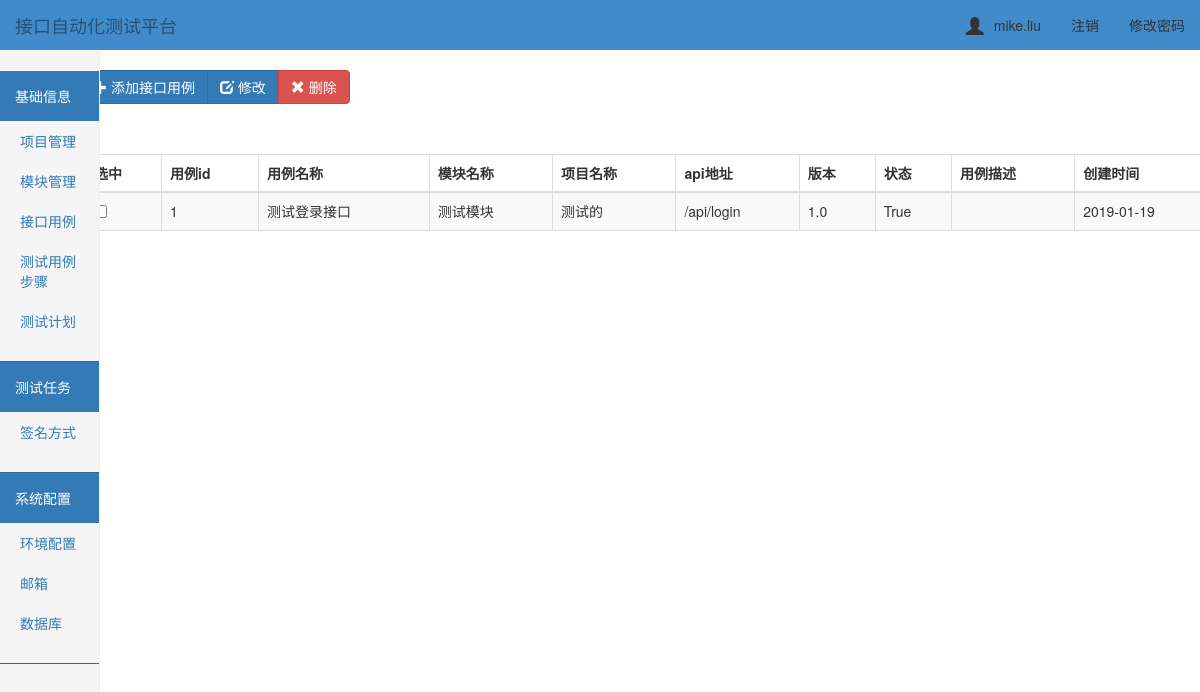
/api_case/ (signed in), run on an earlier commit of the app's database.
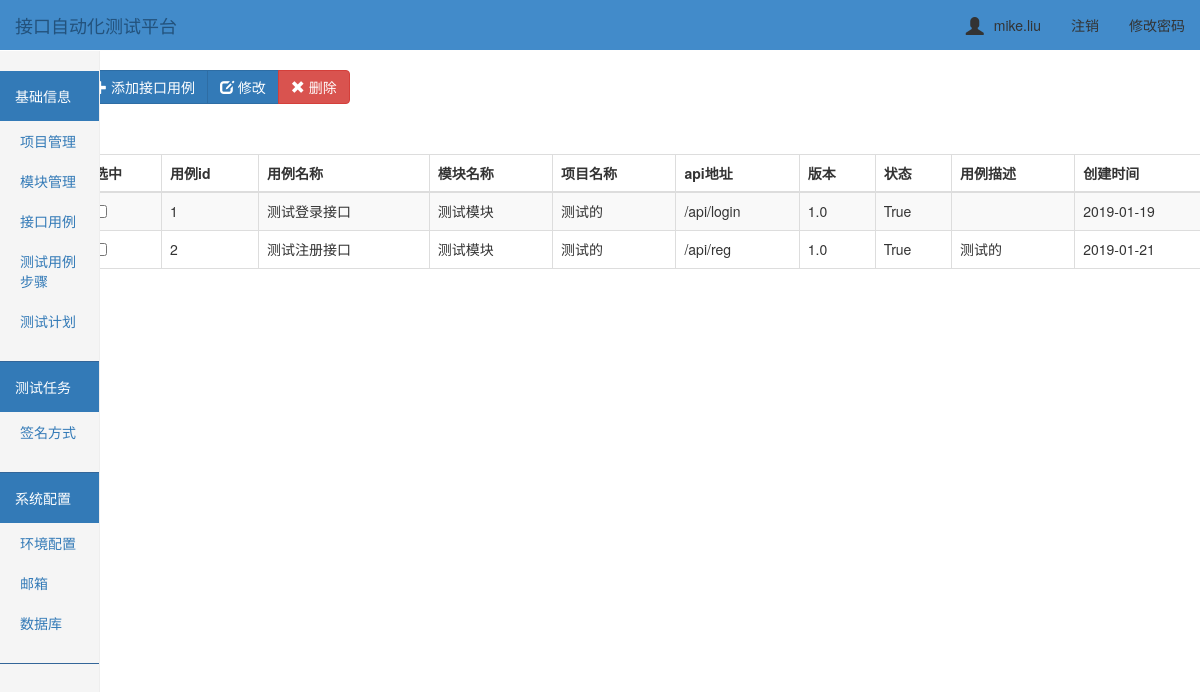
And on a later commit of the database.
### ApiTest/models.py (models this page shows, shortened)
class TestCase(models.Model):
    case_id = models.AutoField(primary_key=True, null=False)
    case_name = models.CharField('用例名称', max_length=64)
    api = models.CharField('接口url地址', max_length=128)
    status = models.BooleanField()
    case_weights = models.CharField('用例优先级', max_length=32)
    version = models.CharField('接口版本', max_length=32)
    modules = models.ForeignKey('Modules', on_delete=models.CASCADE)
    project = models.ForeignKey('Project', on_delete=models.CASCADE)
    case_desc = models.CharField('用例描述', max_length=256)
    create_time = models.DateTimeField('创建时间', auto_now=True)  # 创建时间
    update_time = models.DateTimeField('更新时间', auto_now=True)

class Modules(models.Model):
    project = models.ForeignKey(Project, on_delete=models.CASCADE)      # 关联项目表id
    modules_name = models.CharField('模块名称', max_length=32)
    testers = models.CharField('测试负责人', max_length=256)  # 项目负责人
    developer = models.CharField('开发负责人', max_length=256)
    status = models.BooleanField()
    modules_desc = models.CharField('模块描述', max_length=256)
    create_time = models.DateTimeField('创建时间', auto_now=True)  # 创建时间
    def __str__(self):
        return self.modules_name

class Project(models.Model):
    prj_id = models.AutoField(primary_key=True, null=False)
    prj_name = models.CharField('项目名称', max_length=64)  # 项目名称
    prj_desc = models.CharField('项目描述', max_length=256)  # 项目描述
    testers = models.CharField('测试负责人', max_length=256)  # 项目负责人
    developer = models.CharField('开发负责人', max_length=256)
    status = models.BooleanField()
    create_time = models.DateTimeField('创建时间', auto_now=True)  # 创建时间
    class Meta:
        verbose_name = '项目管理'
        verbose_name_plural = '项目管理'
    def __str__(self):
        return self.prj_name

### ApiTest/views.py (the view)
# urls.py: url(r'^api_case/$', views.api_case),
@login_required
def api_case(request):
    module_list = Modules.objects.filter().all()
    project_list = Project.objects.filter().all()
    case_list = TestCase.objects.filter().all()
    return render(request, "api_case/index.html", {"case_list": case_list, "module_list": module_list, "project_list": project_list})

### templates/api_case/index.html (shortened to what this page needs)
{% extends "../base.html" %}
{% block add %}
<div class="btn-toolbar" role="toolbar">
  <div class="btn-group" style="padding-top: 20px;left: 50px">
    <button id="add_case" class="btn btn-primary " data-toggle="modal" data-target="#addmyModal">
        <span class="glyphicon glyphicon-plus" aria-hidden="true"></span> 添加接口用例
    </button>
    <button id="edit_case" class="btn btn-primary" data-toggle="modal" data-target="#">
        <span class="glyphicon glyphicon-edit" aria-hidden="true"></span> 修改
    </button>
      <button id="del_case" type="onclick" class="btn btn-danger ">
            <span class="glyphicon glyphicon-remove" aria-hidden="true"></span> 删除
        </button>
  </div>
</div>
<div class="container">
        <div class="row">
            <div class="col-md-12">
                <table id= "table" class="table table-striped table-bordered">
                    <thead>
                        <tr>
                            <th>选中</th>
                            <th>用例id</th>
                            <th>用例名称</th>
                            <th>模块名称</th>
                            <th>项目名称</th>
                            <th>api地址</th>
                            <th>版本</th>
                            <th>状态</th>
                            <th>用例描述</th>
                            <th>创建时间</th>
                        </tr>
                    </thead>
                    <tbody>
                        {% for case_obj in case_list %}
                                <tr>
                                    <td id="che1"><input type="checkbox"/></td>
                                    <td>{{ case_obj.case_id}}</td>
                                    <td>{{ case_obj.case_name }}</td>
                                    <td>{{ case_obj.modules }}</td>
                                    <td>{{ case_obj.project }}</td>
                                    <td>{{ case_obj.api }}</td>
                                    <td>{{ case_obj.version }}</td>
                                    <td>{{ case_obj.status }}</td>
                                    <td>{{ case_obj.case_desc }}</td>
                                    <td>{{ case_obj.create_time|date:'Y-m-d' }}</td>
                                </tr>
                        {% endfor %}
                    </tbody>
                </table>
            </div>
        </div>
    </div>
{% endblock %}

What changed in the data, as far as the page shows it:
added TestCase: case_id "2", case_name "测试注册接口", modules "测试模块", project "测试的", api "/api/reg", version "1.0", status "True", case_desc "测试的", create_time "2019-01-21"
